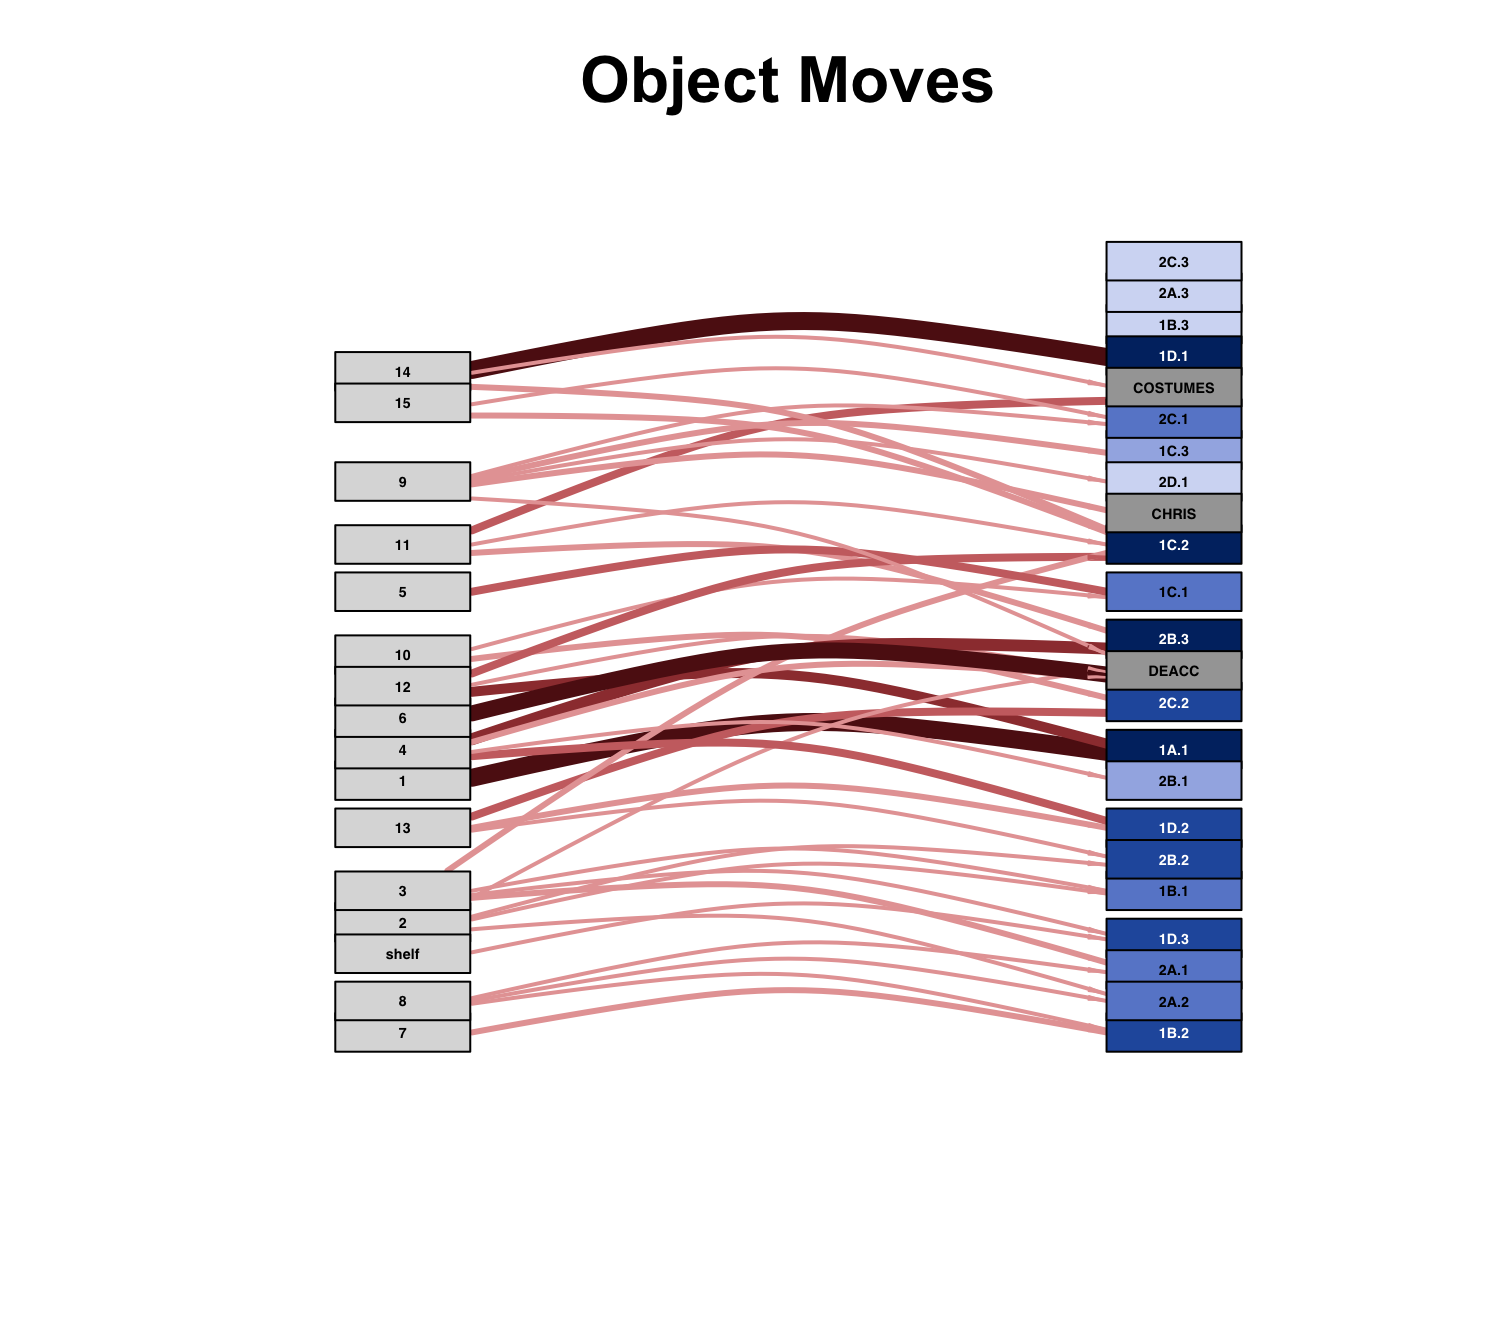

Recreate this plot in R.

# Load libraries ----------------------------------------------------------

library(igraph)
library(tidyverse)


# Load in data ------------------------------------------------------------

data <- read.csv("BCCA_objectmoves - ALL.csv")

# Separate nodes and edges ------------------------------------------------

nodes_list <- c(1:15, "shelf", "1A.1", "1B.1", "1B.2", "1B.3", "1C.1", "1C.2", "1C.3", 
                "1D.1", "1D.2", "1D.3", "2A.1", "2A.2", "2A.3", "2B.1", "2B.2", "2B.3",
                "2C.1", "2C.2", "2C.3", "2D.1", "DEACC", "COSTUMES", "CHRIS") 

nodes <- data.frame(nodes_list)
colnames(nodes) <- c("id")

for(i in 1:nrow(nodes)){
  if(nodes$id[i] %in% 1:15 | nodes$id[i] == "shelf"){
    nodes$type[i] <- "TRUE"
  } else {
    nodes$type[i] <- "FALSE"
  }
}

edges <- data %>% 
  select(box_original, box_new)
colnames(edges) <- c("from", "to")

edges_vector <- c()

for(i in 1:nrow(edges)){
  new_piece <- c(edges$from[i], edges$to[i])
  edges_vector <- c(edges_vector, new_piece)
}

# Make igraph object ------------------------------------------------------

types <- nodes$type
names(types) <- nodes$id

net <- graph_from_data_frame(d = edges, vertices = nodes, directed = T)
is_bipartite(net)

L0 <- layout_as_bipartite(net)

# net %>% 
#   plot(layout=L0[,2:1],
#        vertex.shape = "rectangle",
#        vertex.size = 20,
#        vertex.size2 = 10,
#        vertex.label.cex = 0.5,
#        edge.arrow.size = 0.5,
#        edge.arrow.width = 0.2)


# Make second network that weights arrows ---------------------------------

edges_test <- edges

for(i in 1:nrow(edges_test)) {
  edges_test$path[i] <- paste(edges$from[i], edges$to[i], sep = ",")
}

nodes_to_weights <- edges %>% 
  count(to)

nodes <- left_join(nodes, nodes_to_weights, by = c("id" = "to"))


# Add color values for nodes
for(i in 1:nrow(nodes)){
  if(nodes$id[i] == "DEACC" | nodes$id[i] == "CHRIS" | nodes$id[i] == "COSTUMES") {
    nodes$color[i] <- "#A5A5A5"
    nodes$text_color[i] <- "#000000"
  } else if (nodes$id[i] %in% c(1:15, "shelf") ){
    nodes$color[i] <- "#DBDBDB"
    nodes$text_color[i] <- "#000000"
  } else if(nodes$n[i] >= 10) {
    nodes$color[i] <- "#002F70"
    nodes$text_color[i] <- "#FFFFFF"
  } else if(nodes$n[i] >= 7) {
    nodes$color[i] <- "#265BAB"
    nodes$text_color[i] <- "#FFFFFF"
  } else if(nodes$n[i] >= 5){
    nodes$color[i] <- "#6889D0"
    nodes$text_color[i] <- "#000000"
  } else if(nodes$n[i] >= 3){
    nodes$color[i] <- "#A3B4E5"
    nodes$text_color[i] <- "#000000"
  } else {
    nodes$color[i] <- "#D3DBF4"
    nodes$text_color[i] <- "#000000"
  }
}


edges_weights <- edges_test %>% 
  count(path) %>% 
  separate(path, c("from", "to"), sep = ",") %>% 
  mutate(weight = n) %>% 
  select(-n)

for(i in 1:nrow(edges_weights)){
  if(edges_weights$weight[i] <= 1){
    edges_weights$color[i] <- "#F7D3D3"
  } else if(edges_weights$weight[i] <= 3){
    edges_weights$color[i] <- "#E6A4A4"
  } else if(edges_weights$weight[i] <= 4){
    edges_weights$color[i] <- "#CB6F70"
  } else if(edges_weights$weight[i] <= 6){
    edges_weights$color[i] <- "#9D3D3D"
  } else {
    edges_weights$color[i] <- "#5F1415"
  }
}

weighted <- graph_from_data_frame(d = edges_weights, vertices = nodes, directed = T)
L1 <- layout_as_bipartite(weighted)

E(weighted)$width <- E(weighted)$weight

# this code will put nodes in the correct order but it messes other things up
# weighted_neworder <- permute(weighted, c(10, 5, 4, 13,14, 15, 11, 12, 7, 9, 2, 6, 16, 3, 8, 1, 21, 34, 
#                                          25, 32, 30, 37, 31, 33, 24, 38, 22, 36, 39, 23, 19, 26, 17, 
#                                          20, 29, 18, 28, 27, 35))

# weighted %>% 
#   plot(layout=L1[,2:1],
#        vertex.shape = "rectangle",
#        vertex.size = 30,
#        vertex.size2 = 10,
#        vertex.color = nodes$color,
#        vertex.label.cex = 0.5,
#        vertex.label.family = "Helvetica",
#        vertex.label.font = 2,
#        vertex.label.color = nodes$text_color,
#        edge.arrow.size = 0.5,
#        edge.arrow.width = 1,
#        edge.color = edges_weights$color,
#        edge.curved = 0.2)


# Removing noisy lines ----------------------------------------------------

edges_clean <- edges_weights %>% 
  filter(weight >= 2)

clean <- graph_from_data_frame(d = edges_clean, vertices = nodes, directed = T)
L1 <- layout_as_bipartite(clean)

E(clean)$width <- E(clean)$weight


clean %>% 
  plot(layout=L1[,2:1],
       vertex.shape = "rectangle",
       vertex.size = 35,
       vertex.size2 = 10,
       vertex.color = nodes$color,
       vertex.label.cex = 0.45,
       vertex.label.family = "Helvetica",
       vertex.label.font = 2,
       vertex.label.color = nodes$text_color,
       edge.arrow.size = 0.3,
       edge.arrow.width = 0.3,
       edge.color = edges_clean$color,
       edge.curved = 0.2) %>% 
    title(main = "Object Moves",
          cex.main = 2, 
          font.main = 2)
